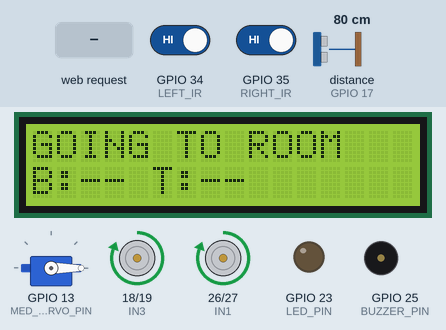
A sketch run on a simulated ESP32. Shown: servo, 16×2 character LCD, motor-driver pin pairs drawn as motors (green arrow = first pin HIGH = forward, orange = second pin HIGH = backward, longer = more drive), output pins drawn as LEDs (lit = HIGH), buzzer (waves = sounding, pin HIGH). Wiring (inferred from the names in the program): ultrasonic range finder: trigger GPIO 16; echo GPIO 17. The test bench sets the inputs (shaded band); at power-on: distance to the obstacle (sensor on GPIO 17) 80 cm, GPIO 34 (LEFT_IR) HIGH, GPIO 35 (RIGHT_IR) HIGH. The echo pulse lasts 58.3 µs per cm; WiFi joins after 1.5 s; servers stay silent unless stated; the local clock reads 2024-03-15 10:24:30 at power-on unless the sketch sets it; EEPROM starts erased; pins used as bus, display or sensor lines are not drawn; what the sketch prints to the serial monitor is not drawn.

Above: at 3.8 s.
3.9 s: distance to the obstacle (sensor on GPIO 17) set to 22 cm
5.4 s: distance to the obstacle (sensor on GPIO 17) set to 18 cm
At 6.1 s:
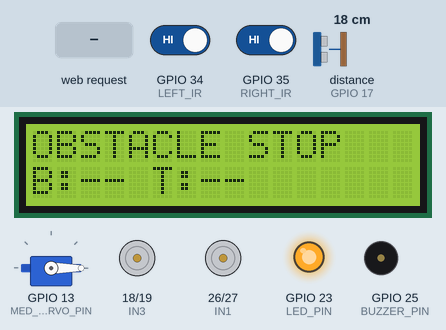
6.9 s: HTTP request GET /report?temp=1 received
At 8.7 s:
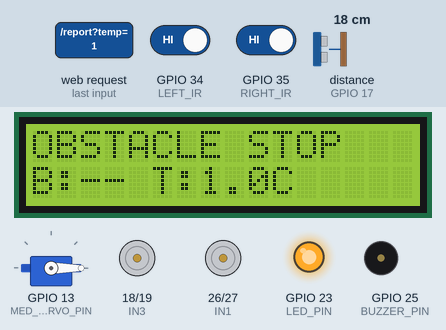
9.0 s: distance to the obstacle (sensor on GPIO 17) set to 35 cm
At 10.8 s:
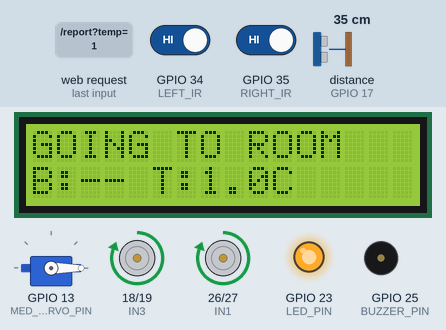
11.1 s: GPIO 34 (LEFT_IR) driven LOW
At 12.3 s:
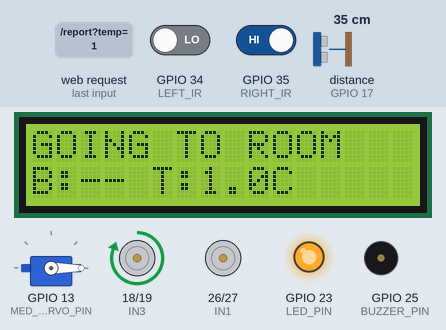
12.6 s: GPIO 35 (RIGHT_IR) driven LOW
At 19.5 s:
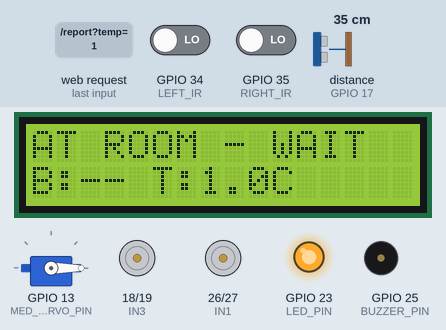
Timing chart, 0 to 44.9 s (numbered marks = the images above; inputs shaded):
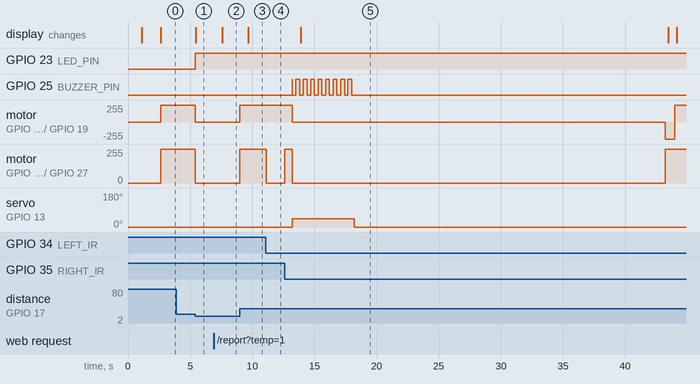

The sketch:

robot.ino
```cpp
#include <Arduino.h>
#include <WiFi.h>
#include <WebServer.h>
#include <Preferences.h>
#include <Wire.h>
#include <LiquidCrystal_I2C.h>
#include <time.h>
#include <ESP32Servo.h>

const char* WIFI_SSID = "YOUR_WIFI_SSID";
const char* WIFI_PASSWORD = "YOUR_WIFI_PASSWORD";

WebServer server(80);
Preferences preferences;
LiquidCrystal_I2C lcd(0x27, 16, 2);
Servo medicineServo;

#define IN1 26
#define IN2 27
#define IN3 18
#define IN4 19

#define LEFT_IR 34
#define RIGHT_IR 35
#define BLACK_IS_LOW 1

#define TRIG_PIN 16
#define ECHO_PIN 17

#define BUZZER_PIN 25
#define LED_PIN 23
#define MED_SERVO_PIN 13

const int MED_SERVO_CLOSED = 0;
const int MED_SERVO_OPEN_ANGLES[3] = {45, 90, 135};
const unsigned long MEDICINE_OPEN_MS = 5000;

const int MED_HOURS[3] = {8, 13, 20};
const int MED_MINUTES[3] = {0, 0, 0};
const char* MED_NAMES[3] = {"MORNING", "NOON", "NIGHT"};
const char* MED_KEYS[3] = {"morning", "noon", "night"};

const unsigned long ROOM_WAIT_MS = 30000;

const unsigned long MARKER_CONFIRM_MS = 600;
const unsigned long IGNORE_MARKER_MS = 1500;
const unsigned long TURN_180_MS = 750;
const float OBSTACLE_DISTANCE_CM = 20.0;

const float LOW_BPM_LIMIT = 50.0;
const float HIGH_BPM_LIMIT = 120.0;
const float LOW_TEMP_LIMIT = 35.0;
const float HIGH_TEMP_LIMIT = 38.0;

enum RobotMode {
  IDLE,
  OUTBOUND,
  WAITING_AT_ROOM,
  TURNING_FOR_RETURN,
  RETURNING
};

RobotMode mode = IDLE;

float lastBPM = 0.0;
float lastTemperature = -99.0;
bool latestFall = false;
bool healthAlertActive = false;

String healthStatus = "WAITING FOR REPORT";
String tripReason = "";
String lastEvent = "System ready";

bool obstacleBlocked = false;
int pendingMedicineSlot = -1;
bool medicineDoorOpen = false;
unsigned long medicineOpenUntil = 0;

unsigned long modeStartMs = 0;
unsigned long markerStartMs = 0;
unsigned long ignoreMarkerUntil = 0;
unsigned long lastLCDUpdate = 0;
unsigned long lastScheduleCheck = 0;
unsigned long alarmUntil = 0;

void stopCar();
void forwardCar();
void reverseCar();
void turnRight();
void steerLeft();
void steerRight();

bool isBlack(int pin);
float getDistance();

void startTrip(String reason);
void arriveAtRoom();
void finishTrip();
void runLineFollower();
void runRoomWait();
void runTurnaround();

void checkMedicineSchedule();
void openMedicine(int slot);
void closeMedicine();

void handleRoot();
void handleData();
void handleReport();
void handleMedicineRequest();

void updateHealthStatus();
void updateLCD();
void printLCDLine(int row, String text);

String robotStateText();
String getClockText();

void stopCar() {
  digitalWrite(IN1, LOW);
  digitalWrite(IN2, LOW);
  digitalWrite(IN3, LOW);
  digitalWrite(IN4, LOW);
}

void forwardCar() {
  digitalWrite(IN1, HIGH);
  digitalWrite(IN2, LOW);

  digitalWrite(IN3, HIGH);
  digitalWrite(IN4, LOW);
}

void reverseCar() {
  digitalWrite(IN1, LOW);
  digitalWrite(IN2, HIGH);

  digitalWrite(IN3, LOW);
  digitalWrite(IN4, HIGH);
}

void turnRight() {
  digitalWrite(IN1, HIGH);
  digitalWrite(IN2, LOW);

  digitalWrite(IN3, LOW);
  digitalWrite(IN4, HIGH);
}

void steerLeft() {
  digitalWrite(IN1, LOW);
  digitalWrite(IN2, LOW);

  digitalWrite(IN3, HIGH);
  digitalWrite(IN4, LOW);
}

void steerRight() {
  digitalWrite(IN1, HIGH);
  digitalWrite(IN2, LOW);

  digitalWrite(IN3, LOW);
  digitalWrite(IN4, LOW);
}

bool isBlack(int pin) {
#if BLACK_IS_LOW
  return digitalRead(pin) == LOW;
#else
  return digitalRead(pin) == HIGH;
#endif
}

float getDistance() {
  digitalWrite(TRIG_PIN, LOW);
  delayMicroseconds(2);

  digitalWrite(TRIG_PIN, HIGH);
  delayMicroseconds(10);

  digitalWrite(TRIG_PIN, LOW);

  long duration = pulseIn(ECHO_PIN, HIGH, 25000);

  if (duration == 0) {
    return 999.0;
  }

  return duration * 0.0343 / 2.0;
}

void startTrip(String reason) {
  if (mode != IDLE) {
    if (reason == "HEALTH ALERT") {
      tripReason = reason;
      lastEvent = "Health alert while travelling";

      digitalWrite(LED_PIN, HIGH);
      digitalWrite(BUZZER_PIN, HIGH);
      alarmUntil = millis() + 5000;
    }

    return;
  }

  tripReason = reason;
  mode = OUTBOUND;

  modeStartMs = millis();
  markerStartMs = 0;
  ignoreMarkerUntil = millis() + IGNORE_MARKER_MS;

  stopCar();

  lastEvent = "Trip started: " + reason;

  Serial.println();

  Serial.println("ROBOT TRIP STARTED");
  Serial.println(tripReason);
  Serial.println("Following line to room...");


  if (reason == "HEALTH ALERT") {
    digitalWrite(LED_PIN, HIGH);
    digitalWrite(BUZZER_PIN, HIGH);
    alarmUntil = millis() + 5000;
  }
}

void arriveAtRoom() {
  stopCar();

  mode = WAITING_AT_ROOM;
  modeStartMs = millis();
  markerStartMs = 0;

  digitalWrite(LED_PIN, HIGH);
  digitalWrite(BUZZER_PIN, HIGH);

  lastEvent = "Arrived at room: " + tripReason;

  if (pendingMedicineSlot >= 0 && pendingMedicineSlot < 3) {
    openMedicine(pendingMedicineSlot);
  }

  Serial.println();

  Serial.println("ARRIVED AT ROOM");
  Serial.println(tripReason);

  if (pendingMedicineSlot >= 0 && pendingMedicineSlot < 3) {
    Serial.print("Medicine: ");
    Serial.println(MED_NAMES[pendingMedicineSlot]);
    Serial.println("Medicine compartment opened.");
  } else {
    Serial.println("Health assistance visit");
  }

  Serial.println("Waiting 30 seconds...");

}

void runTurnaround() {
  turnRight();

  if (millis() - modeStartMs >= TURN_180_MS) {
    stopCar();

    mode = RETURNING;
    modeStartMs = millis();

    ignoreMarkerUntil = millis() + IGNORE_MARKER_MS;
    markerStartMs = 0;

    digitalWrite(BUZZER_PIN, LOW);

    lastEvent = "Returning to base";

    Serial.println("Returning to base...");
  }
}

void runRoomWait() {
  stopCar();

  unsigned long elapsed = millis() - modeStartMs;

  if (medicineDoorOpen && millis() >= medicineOpenUntil) {
    closeMedicine();
  }

  if (elapsed < 5000) {
    digitalWrite(BUZZER_PIN, ((millis() / 300) % 2) ? HIGH : LOW);
  } else {
    digitalWrite(BUZZER_PIN, LOW);
  }

  if (elapsed >= ROOM_WAIT_MS) {
    closeMedicine();
    mode = TURNING_FOR_RETURN;
    modeStartMs = millis();
    lastEvent = "Handover wait finished";

    Serial.println("Room wait completed.");
    Serial.println("Turning around...");
  }
}

void runLineFollower() {
  if (mode != OUTBOUND && mode != RETURNING) {
    return;
  }

  float distance = getDistance();

  if (distance < OBSTACLE_DISTANCE_CM) {
    stopCar();

    obstacleBlocked = true;
    lastEvent = "Obstacle detected - robot stopped";

    digitalWrite(LED_PIN, HIGH);

    Serial.println("OBSTACLE! Robot stopped.");

    return;
  }

  obstacleBlocked = false;

  bool leftBlack = isBlack(LEFT_IR);
  bool rightBlack = isBlack(RIGHT_IR);

  bool bothBlack = leftBlack && rightBlack;

  if (millis() < ignoreMarkerUntil) {
    markerStartMs = 0;
  } else if (bothBlack) {
    if (markerStartMs == 0) {
      markerStartMs = millis();
    }

    if (millis() - markerStartMs >= MARKER_CONFIRM_MS) {
      markerStartMs = 0;

      stopCar();

      if (mode == OUTBOUND) {
        arriveAtRoom();
      } else if (mode == RETURNING) {
        finishTrip();
      }

      return;
    }

    forwardCar();
    return;
  } else {
    markerStartMs = 0;
  }

  if (leftBlack && !rightBlack) {
    steerLeft();
  } else if (!leftBlack && rightBlack) {
    steerRight();
  } else {
    forwardCar();
  }
}

void finishTrip() {
  stopCar();
  closeMedicine();
  pendingMedicineSlot = -1;

  mode = IDLE;
  modeStartMs = millis();

  tripReason = "";

  obstacleBlocked = false;
  markerStartMs = 0;

  digitalWrite(BUZZER_PIN, LOW);
  digitalWrite(LED_PIN, LOW);

  lastEvent = "Robot returned to base";

  Serial.println();

  Serial.println("TRIP COMPLETED");
  Serial.println("Robot returned to base.");

}

void openMedicine(int slot) {
  if (slot < 0 || slot >= 3) {
    return;
  }

  medicineServo.write(MED_SERVO_OPEN_ANGLES[slot]);
  medicineDoorOpen = true;
  medicineOpenUntil = millis() + MEDICINE_OPEN_MS;

  lastEvent = "Medicine opened: " + String(MED_NAMES[slot]);

  Serial.print("Medicine servo opened: ");
  Serial.println(MED_NAMES[slot]);
  Serial.print("Servo angle: ");
  Serial.println(MED_SERVO_OPEN_ANGLES[slot]);
}

void closeMedicine() {
  if (!medicineDoorOpen) {
    return;
  }

  medicineServo.write(MED_SERVO_CLOSED);
  medicineDoorOpen = false;
  medicineOpenUntil = 0;

  Serial.println("Medicine servo closed.");
}

void checkMedicineSchedule() {
  if (millis() - lastScheduleCheck < 1000) {
    return;
  }

  lastScheduleCheck = millis();

  struct tm timeInfo;

  if (!getLocalTime(&timeInfo, 10)) {
    return;
  }

  if (mode != IDLE) {
    return;
  }

  int dateKey = (timeInfo.tm_year + 1900) * 1000 + timeInfo.tm_yday;

  int nowMinutes = timeInfo.tm_hour * 60 + timeInfo.tm_min;

  int dueSlot = -1;

  for (int i = 0; i < 3; i++) {
    int scheduledMinutes = MED_HOURS[i] * 60 + MED_MINUTES[i];

    int lastDate = preferences.getInt(MED_KEYS[i], -1);

    if (nowMinutes >= scheduledMinutes && lastDate != dateKey) {
      dueSlot = i;
    }
  }

  if (dueSlot < 0) {
    return;
  }

  for (int i = 0; i < dueSlot; i++) {
    int scheduledMinutes = MED_HOURS[i] * 60 + MED_MINUTES[i];

    int lastDate = preferences.getInt(MED_KEYS[i], -1);

    if (nowMinutes >= scheduledMinutes && lastDate != dateKey) {
      preferences.putInt(MED_KEYS[i], dateKey);
    }
  }

  preferences.putInt(MED_KEYS[dueSlot], dateKey);

  String reason = "MEDICINE - ";
  reason += MED_NAMES[dueSlot];

  Serial.println();
  Serial.print("Scheduled medicine visit: ");
  Serial.println(reason);

  pendingMedicineSlot = dueSlot;
  startTrip(reason);
}

String robotStateText() {
  if (obstacleBlocked) {
    return "OBSTACLE STOP";
  }

  switch (mode) {
    case IDLE:
      return "AT BASE";

    case OUTBOUND:
      return "GOING TO ROOM";

    case WAITING_AT_ROOM:
      return "AT ROOM - WAIT";

    case TURNING_FOR_RETURN:
      return "TURNING AROUND";

    case RETURNING:
      return "RETURNING HOME";
  }

  return "UNKNOWN";
}

String getClockText() {
  struct tm timeInfo;

  if (!getLocalTime(&timeInfo, 5)) {
    return "Time unavailable";
  }

  char buffer[24];

  strftime(buffer, sizeof(buffer), "%d-%m-%Y %H:%M:%S", &timeInfo);

  return String(buffer);
}

void handleRoot() {
  String page = R"rawliteral(
<!DOCTYPE html>
<html>
<head>
<meta name="viewport" content="width=device-width, initial-scale=1">
<title>Elderly Care Robot</title>
<style>
body {
  font-family: Arial, sans-serif;
  max-width: 700px;
  margin: 20px auto;
  padding: 15px;
  background: #f1f4f7;
  color: #20252a;
}
h1 { font-size: 25px; }
.card {
  background: white;
  border-radius: 12px;
  padding: 16px;
  margin: 12px 0;
  box-shadow: 0 2px 6px #0001;
}
.value { font-size: 23px; font-weight: bold; }
button {
  padding: 12px 18px;
  font-size: 16px;
  border: 0;
  border-radius: 8px;
  background: #1769aa;
  color: white;
}
small { color: #555; }
</style>
</head>
<body>
<h1>Elderly Care Robot</h1>
<p>Live health report and robot status</p>

<div class="card">
  <small>Heart rate</small>
  <div class="value" id="bpm">--</div>
</div>

<div class="card">
  <small>Temperature</small>
  <div class="value" id="temp">--</div>
</div>

<div class="card">
  <small>Health status</small>
  <div class="value" id="health">Waiting for report</div>
  <p>Fall detected: <b id="fall">--</b></p>
</div>

<div class="card">
  <small>Robot status</small>
  <div class="value" id="robot">Loading...</div>
  <p>Trip reason: <b id="reason">--</b></p>
  <p>Last event: <b id="event">--</b></p>
</div>

<div class="card">
  <small>Current time</small>
  <div id="clock">--</div>
</div>

<div class="card">
  <h3>Medicine schedule</h3>
  <p>Morning: 08:00</p>
  <p>Noon: 13:00</p>
  <p>Night: 20:00</p>
  <button onclick="testTrip()">Test medicine visit</button>
  <p id="response"></p>
</div>

<script>
async function refreshData() {
  try {
    const response = await fetch('/data');
    const d = await response.json();

    document.getElementById('bpm').textContent =
      d.bpm > 0 ? d.bpm.toFixed(1) + ' BPM' : '--';

    document.getElementById('temp').textContent =
      d.temp > -90 ? d.temp.toFixed(1) + ' °C' : '--';

    document.getElementById('health').textContent = d.health;
    document.getElementById('fall').textContent = d.fall ? 'YES' : 'NO';

    document.getElementById('robot').textContent = d.robot;
    document.getElementById('reason').textContent = d.reason;
    document.getElementById('event').textContent = d.event;
    document.getElementById('clock').textContent = d.time;
  } catch (e) {
    document.getElementById('response').textContent =
      'Dashboard connection lost.';
  }
}

async function testTrip() {
  document.getElementById('response').textContent =
    'Requesting medicine visit...';

  try {
    const r = await fetch('/medicine', { method: 'POST' });
    document.getElementById('response').textContent = await r.text();
  } catch (e) {
    document.getElementById('response').textContent = 'Request failed.';
  }

  refreshData();
}

refreshData();
setInterval(refreshData, 1500);
</script>
</body>
</html>
)rawliteral";

  server.send(200, "text/html", page);
}

void handleData() {
  String json = "{";

  json += "\"bpm\":" + String(lastBPM, 1) + ",";
  json += "\"temp\":" + String(lastTemperature, 2) + ",";

  json += "\"fall\":";
  json += latestFall ? "true," : "false,";

  json += "\"health\":\"" + healthStatus + "\",";
  json += "\"robot\":\"" + robotStateText() + "\",";
  json += "\"reason\":\"" + tripReason + "\",";
  json += "\"event\":\"" + lastEvent + "\",";
  json += "\"time\":\"" + getClockText() + "\"";

  json += "}";

  server.send(200, "application/json", json);
}

void updateHealthStatus() {
  if (latestFall) {
    healthStatus = "FALL DETECTED";
  } else if (lastTemperature >= HIGH_TEMP_LIMIT) {
    healthStatus = "HIGH TEMPERATURE WARNING";
  } else if (lastTemperature > -90 && lastTemperature < LOW_TEMP_LIMIT) {
    healthStatus = "LOW TEMPERATURE WARNING";
  } else if (lastBPM > 0 && lastBPM < LOW_BPM_LIMIT) {
    healthStatus = "LOW BPM WARNING";
  } else if (lastBPM > HIGH_BPM_LIMIT) {
    healthStatus = "HIGH BPM WARNING";
  } else {
    healthStatus = "NORMAL";
  }
}

void handleReport() {
  if (server.hasArg("bpm")) {
    float value = server.arg("bpm").toFloat();

    if (value >= 0 && value <= 250) {
      lastBPM = value;
    }
  }

  if (server.hasArg("temp")) {
    float value = server.arg("temp").toFloat();

    if (value >= -55 && value <= 125) {
      lastTemperature = value;
    }
  }

  if (server.hasArg("fall")) {
    String value = server.arg("fall");
    value.toLowerCase();

    latestFall = value == "1" || value == "true" || value == "yes";
  }

  updateHealthStatus();

  bool alertNow =
    latestFall ||
    (lastBPM > 0 && lastBPM < LOW_BPM_LIMIT) ||
    (lastBPM > HIGH_BPM_LIMIT) ||
    (lastTemperature >= HIGH_TEMP_LIMIT) ||
    (lastTemperature > -90 && lastTemperature < LOW_TEMP_LIMIT);

  bool previousAlert = healthAlertActive;

  healthAlertActive = alertNow;

  if (alertNow && !previousAlert) {
    lastEvent = "Health alert: " + healthStatus;

    Serial.println();
    Serial.println("HEALTH ALERT RECEIVED");
    Serial.println(healthStatus);

    if (mode == IDLE) {
      startTrip("HEALTH ALERT");
    } else {
      tripReason = "HEALTH ALERT";
    }
  }

  if (!alertNow) {
    lastEvent = "Health report received";
  }

  server.send(200, "text/plain", alertNow ? "HEALTH ALERT RECEIVED" : "REPORT RECEIVED");

  Serial.print("BPM: ");
  Serial.println(lastBPM);

  Serial.print("Temperature: ");
  Serial.println(lastTemperature);

  Serial.print("Health status: ");
  Serial.println(healthStatus);
}

void handleMedicineRequest() {
  if (mode != IDLE) {
    server.send(409, "text/plain", "Robot is already busy.");
    return;
  }

  pendingMedicineSlot = 0;
  startTrip("MEDICINE - MANUAL TEST");

  server.send(200, "text/plain", "Medicine visit started.");
}

void printLCDLine(int row, String text) {
  if (text.length() > 16) {
    text = text.substring(0, 16);
  }

  lcd.setCursor(0, row);
  lcd.print(text);

  for (int i = text.length(); i < 16; i++) {
    lcd.print(' ');
  }
}

void updateLCD() {
  if (millis() - lastLCDUpdate < 700) {
    return;
  }

  lastLCDUpdate = millis();

  printLCDLine(0, robotStateText());

  String line2 = "B:";

  if (lastBPM > 0) {
    line2 += String(lastBPM, 0);
  } else {
    line2 += "--";
  }

  line2 += " T:";

  if (lastTemperature > -90) {
    line2 += String(lastTemperature, 1);
    line2 += "C";
  } else {
    line2 += "--";
  }

  printLCDLine(1, line2);
}

void setup() {
  Serial.begin(115200);
  delay(1000);

  pinMode(IN1, OUTPUT);
  pinMode(IN2, OUTPUT);
  pinMode(IN3, OUTPUT);
  pinMode(IN4, OUTPUT);

  stopCar();

  pinMode(LEFT_IR, INPUT);
  pinMode(RIGHT_IR, INPUT);

  pinMode(TRIG_PIN, OUTPUT);
  pinMode(ECHO_PIN, INPUT);

  digitalWrite(TRIG_PIN, LOW);

  pinMode(BUZZER_PIN, OUTPUT);
  pinMode(LED_PIN, OUTPUT);

  digitalWrite(BUZZER_PIN, LOW);
  digitalWrite(LED_PIN, LOW);

  medicineServo.setPeriodHertz(50);
  medicineServo.attach(MED_SERVO_PIN, 500, 2400);
  medicineServo.write(MED_SERVO_CLOSED);

  Wire.begin(21, 22);

  lcd.init();
  lcd.backlight();
  lcd.clear();

  printLCDLine(0, "ELDERLY ROBOT");
  printLCDLine(1, "Starting...");

  preferences.begin("medschedule", false);

  WiFi.mode(WIFI_STA);
  WiFi.begin(WIFI_SSID, WIFI_PASSWORD);

  Serial.println();
  Serial.println("Connecting to Wi-Fi...");

  unsigned long wifiStart = millis();

  while (WiFi.status() != WL_CONNECTED && millis() - wifiStart < 15000) {
    delay(500);
    Serial.print(".");
  }

  Serial.println();

  if (WiFi.status() == WL_CONNECTED) {
    Serial.println("Wi-Fi connected!");

    Serial.print("Robot website IP: http://");
    Serial.println(WiFi.localIP());

    configTime(19800, 0, "pool.ntp.org", "time.google.com");
  } else {
    Serial.println("Wi-Fi connection failed.");
    Serial.println("Website and scheduled visits need Wi-Fi.");
  }

  server.on("/", HTTP_GET, handleRoot);
  server.on("/data", HTTP_GET, handleData);

  server.on("/report", HTTP_GET, handleReport);
  server.on("/report", HTTP_POST, handleReport);

  server.on("/medicine", HTTP_GET, handleMedicineRequest);
  server.on("/medicine", HTTP_POST, handleMedicineRequest);

  server.begin();

  Serial.println("Web server started.");
  Serial.println("Robot ready.");
}

void loop() {
  server.handleClient();

  checkMedicineSchedule();

  if (mode == OUTBOUND || mode == RETURNING) {
    runLineFollower();
  } else if (mode == WAITING_AT_ROOM) {
    runRoomWait();
  } else if (mode == TURNING_FOR_RETURN) {
    runTurnaround();
  }

  if (alarmUntil > 0 && millis() >= alarmUntil && mode != WAITING_AT_ROOM) {
    digitalWrite(BUZZER_PIN, LOW);
    alarmUntil = 0;
  }

  updateLCD();

  delay(5);
}
```

Measured:
- the behaviour switches between 21 and 20 cm on distance to the obstacle (sensor on GPIO 17) (found by bisection; images 0 and 1)
- after the input at 3.9 s, every drawn part: stays the same
- after the input at 5.4 s, GPIO 23 (LED_PIN): LOW → HIGH at once; motor on GPIO 18 (IN3) / GPIO 19 (IN4), motor on GPIO 26 (IN1) / GPIO 27 (IN2): forward 255/255 → stopped at once; the display: changes after 0.05 s (image 1)
- after the input at 6.9 s, the display: changes after 0.68 s (image 2)
- after the input at 9.0 s, motor on GPIO 18 (IN3) / GPIO 19 (IN4), motor on GPIO 26 (IN1) / GPIO 27 (IN2): stopped → forward 255/255 at once; the display: changes after 0.69 s (image 3)
- after the input at 11.1 s, motor on GPIO 26 (IN1) / GPIO 27 (IN2): forward 255/255 → stopped at once
- after the input at 12.6 s, GPIO 25 (BUZZER_PIN): LOW → HIGH after 0.62 s, then repeats every 0.57 s: LOW 0.27 s, HIGH 0.30 s, until it stays LOW from 18.0 s; motor on GPIO 18 (IN3) / GPIO 19 (IN4): forward 255/255 → stopped after 0.62 s, → backward 255/255 30.0 s later, → forward 255/255 0.75 s later
